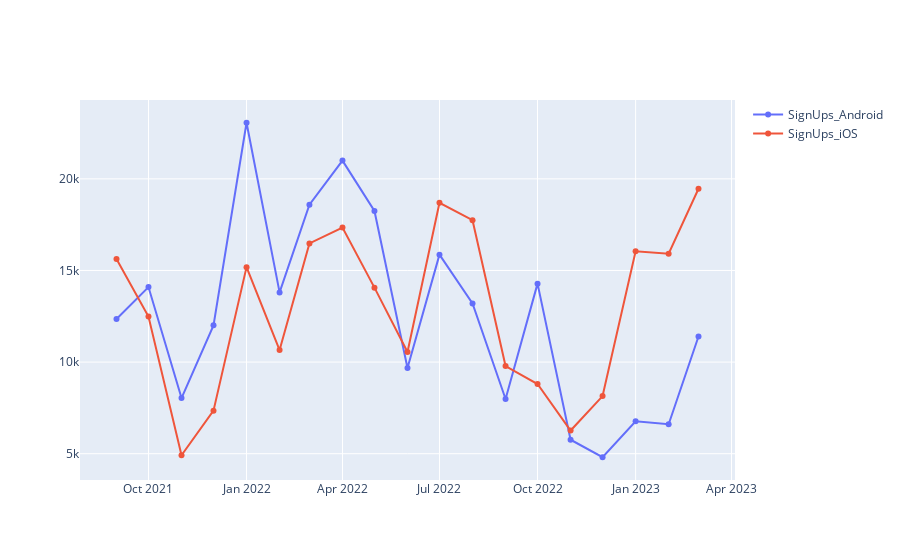

Notebook code cell kept with this figure:
### Markdown cell above
## Sign Ups

### Code cell
fig = go.Figure()
fig.add_trace(go.Scatter(x=Monthly_level_Android, y=OS_Android_SignUps,mode='lines+markers',name='SignUps_Android'))
fig.add_trace(go.Scatter(x=Monthly_level_iOS, y=OS_iOS_SignUps,mode='lines+markers',name='SignUps_iOS'))
fig.show()

### Figure 1 — Plotly figure (JSON) as saved in the notebook; plotly's stock layout.template omitted (floating-point values rounded to 4 significant figures)
{"data": [{"mode": "lines+markers", "name": "SignUps_Android", "type": "scatter", "x": ["2021-09-01", "2021-10-01", "2021-11-01", "2021-12-01", "2022-01-01", "2022-02-01", "2022-03-01", "2022-04-01", "2022-05-01", "2022-06-01", "2022-07-01", "2022-08-01", "2022-09-01", "2022-10-01", "2022-11-01", "2022-12-01", "2023-01-01", "2023-02-01", "2023-03-01"], "y": [12352, 14094, 8038, 12004, 23062, 13802, 18590, 20997, 18248, 9677, 15864, 13196, 7983, 14281, 5763, 4806, 6764, 6608, 11395]}, {"mode": "lines+markers", "name": "SignUps_iOS", "type": "scatter", "x": ["2021-09-01", "2021-10-01", "2021-11-01", "2021-12-01", "2022-01-01", "2022-02-01", "2022-03-01", "2022-04-01", "2022-05-01", "2022-06-01", "2022-07-01", "2022-08-01", "2022-09-01", "2022-10-01", "2022-11-01", "2022-12-01", "2023-01-01", "2023-02-01", "2023-03-01"], "y": [15628, 12483, 4915, 7347, 15181, 10659, 16476, 17346, 14063, 10552, 18696, 17743, 9784, 8802, 6263, 8145, 16048, 15918, 19459]}], "layout": {}}
